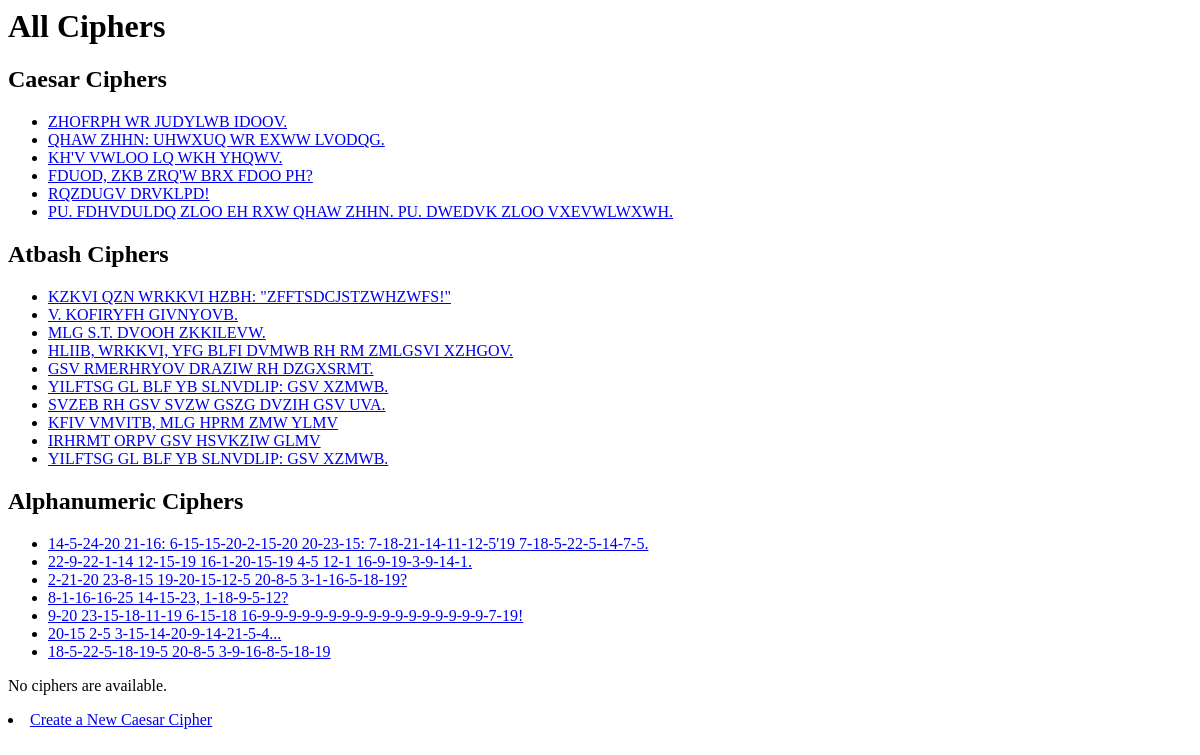
The app's page /ciphers/, older data.
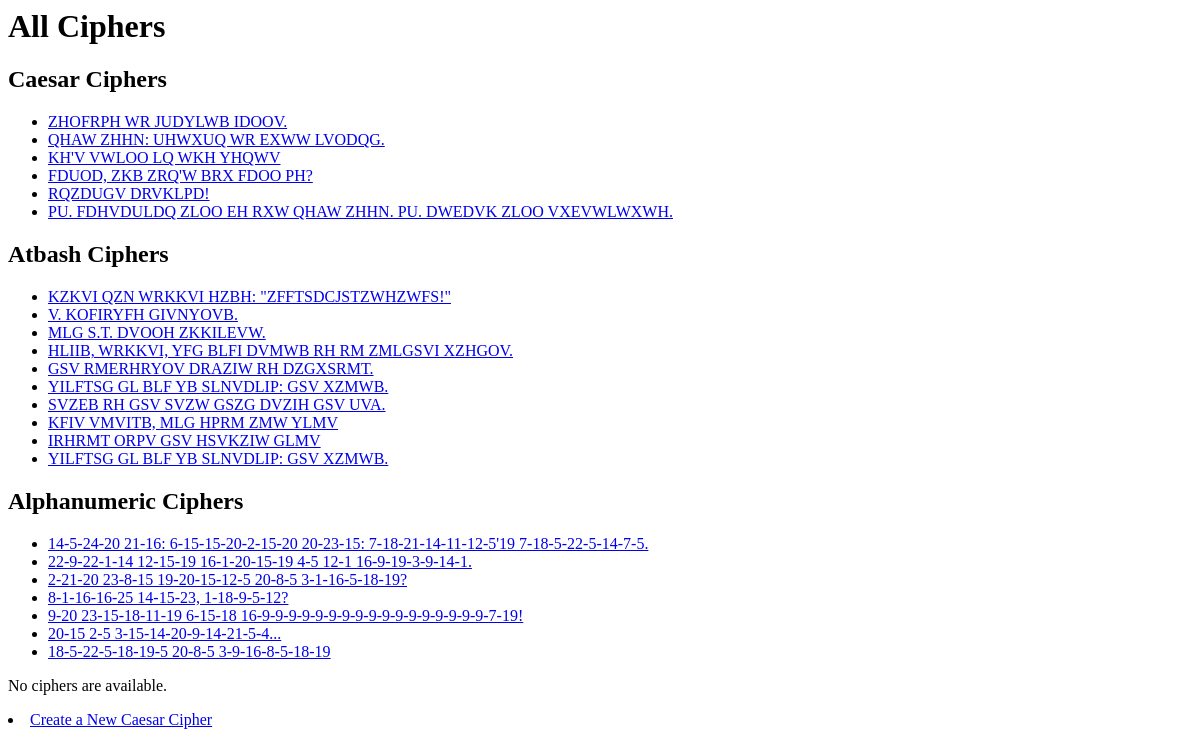
The same page, newer data.
### ciphers/models.py (models this page shows, shortened)
class Caesar(models.Model):
    caesar_text = models.CharField(max_length=500)

class Atbash(models.Model):
    atbash_text = models.CharField(max_length=500)

class Alphanumeric(models.Model):
    alphanumeric_text = models.CharField(max_length=500)

### ciphers/views.py (the view)
# urls.py: path('', views.index, name='index'),
def index(request):
    caesars = Caesar.objects.all()
    atbashs = Atbash.objects.all()
    alphanumerics = Alphanumeric.objects.all()
    context = {'caesars': caesars, 'atbashs': atbashs, 'alphanumerics': alphanumerics}
    return render(request, 'ciphers/index.html', context)

### ciphers/templates/ciphers/index.html
<h1>All Ciphers</h1>
{% if caesars %}
    <h2>Caesar Ciphers</h2>
    <ul>
    {% for caesar in caesars %}
        <li><a href="/ciphers/caesar/{{ caesar.id }}/">{{ caesar.caesar_text }}</a></li>
    {% endfor %}
    </ul>
{% else %}
    <p>No ciphers are available.</p>
{% endif %}
{% if atbashs %}
    <h2>Atbash Ciphers</h2>
    <ul>
    {% for atbash in atbashs %}
        <li><a href="/ciphers/atbash/{{ atbash.id }}/">{{ atbash.atbash_text }}</a></li>
    {% endfor %}
    </ul>
{% else %}
    <p>No ciphers are available.</p>
{% endif %}
{% if alphanumerics %}
    <h2>Alphanumeric Ciphers</h2>
    <ul>
    {% for alphanumeric in alphanumerics %}
        <li><a href="/ciphers/alphanumeric/{{ alphanumeric.id }}/">{{ alphanumeric.alphanumeric_text }}</a></li>
    {% endfor %}
    </ul>
{% else %}
    <p>No ciphers are available.</p>
{% endif %}
{% if vigeneres %}
    <h2>Vigenere Ciphers</h2>
    <ul>
    {% for vigenere in vigeneres %}
        <li><a href="/ciphers/vigenere/{{ vigenere.id }}/">{{ vigenere.vigenere_text }}</a></li>
    {% endfor %}
    </ul>
{% else %}
    <p>No ciphers are available.</p>
{% endif %}
<li><a href="/ciphers/create/">Create a New Caesar Cipher</a></li>

Row changes from the older to the newer data that the page shows:
changed Caesar: caesar_text "KH'V VWLOO LQ WKH YHQWV." → "KH'V VWLOO LQ WKH YHQWV"
